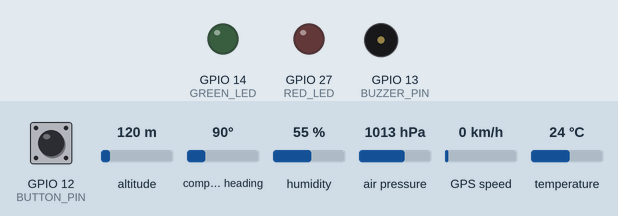
Recording of a sketch running on a simulated ESP32. On the bench: output pins drawn as LEDs (lit = HIGH), buzzer (waves = sounding). Dashed ring = blinking. The test bench sets the inputs (shaded band); at power-on: GPIO 12 (BUTTON_PIN) HIGH, altitude 120 m, compass heading 90°, humidity 55 %, air pressure 1013 hPa, GPS speed 0 km/h, temperature 24 °C. WiFi joins after 1.5 s; servers stay silent unless stated; random numbers use the default seed unless the sketch sets one; the GPS gets a fix after 3 s at 37.7749, -122.4194 with 8 satellites; what the sketch prints to the serial monitor is not drawn.

Above: at 2.7 s.
2.8 s: GPIO 12 (BUTTON_PIN) pulled LOW for 0.15 s
At 3.22 s:
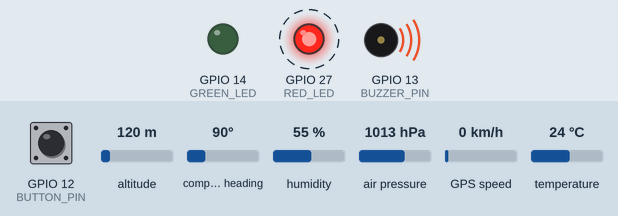
6.3 s: GPIO 12 (BUTTON_PIN) pulled LOW for 1 s
At 6.79 s:
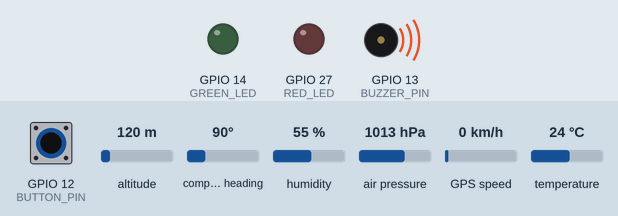
9.8 s: GPIO 12 (BUTTON_PIN) pulled LOW for 3.2 s
At 15.1 s:
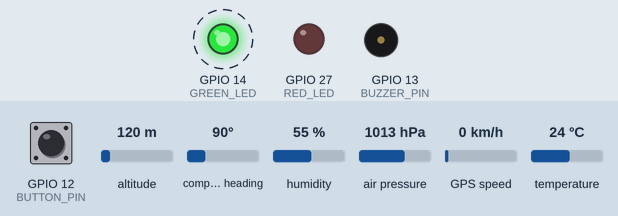
Timing chart, 0 to 20.5 s (numbered marks = the images above; inputs shaded):
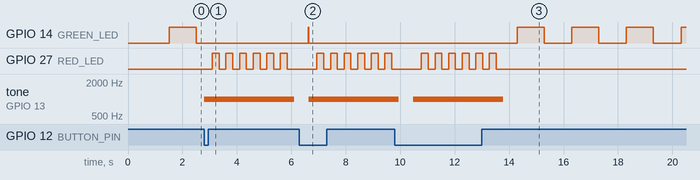

The sketch:

IOT_Soldier_Alert_code.ino
```cpp
#include <WiFi.h>
#include <WiFiClientSecure.h>
#include <DHT.h>
#include <TinyGPS++.h>
#include <UniversalTelegramBot.h>
#include <ArduinoJson.h>
#include <ThingSpeak.h>
#include <Wire.h>
#include <Adafruit_BMP085.h>

// --- USER CONFIGURATION ---
const char* ssid = "Redmi Note 12 5G";
const char* password = "Bittu683";
const char* thingSpeakApiKey = "0GLEOK0LGVNBX8IA";
unsigned long myChannelNumber = 3272768;
const char* botToken = "8562113222:AAHWW8ss07Iq8wyy2H1d3p6RV0KyLq48jR0";
const char* chatId = "6203499767";

// --- PIN DEFINITIONS ---
#define DHTPIN 4
#define DHTTYPE DHT11
#define MQ_PIN 34
#define BUTTON_PIN 12
#define BUZZER_PIN 13
#define GREEN_LED 14
#define RED_LED 27
#define RXD2 16
#define TXD2 17

// --- OBJECTS ---
DHT dht(DHTPIN, DHTTYPE);
TinyGPSPlus gps;
Adafruit_BMP085 bmp;
HardwareSerial neogps(2);
WiFiClient client;
WiFiClientSecure secured_client;
UniversalTelegramBot bot(botToken, secured_client);


int Rates[] = {62, 67, 72, 77, 80, 85, 87, 92, 94, 96, 100, 102};
int totalValues = 12;

unsigned long lastTime = 0;
unsigned long ledTime = 0;
const unsigned long timerDelay = 20000;
bool greenState = LOW;

void sendRescueAlert(float t, float h, int gas, int bpm, float press, float alt) {
  digitalWrite(GREEN_LED, LOW); // Stop green blinking

  // Red LED and Buzzer Alert sequence
  tone(BUZZER_PIN, 1000);

  String msg = "🚨 SOLDIER RESCUE REQUIRED! 🚨\n\n";
  msg += "Temp: " + String(t) + "°C\n";
  msg += "Hum: " + String(h) + "%\n";
  msg += "Air Quality: " + String(gas) + "\n";
  msg += "Heart Rate: " + String(bpm) + " BPM\n";
  msg += "Pressure: " + String(press / 100.0) + " hPa\n";
  msg += "Altitude: " + String(alt) + " m\n";

  if (gps.location.isValid()) {
    msg += "\n📍 Location: https://www.google.com/maps?q=" + String(gps.location.lat(), 6) + "," + String(gps.location.lng(), 6);
  } else {
    msg += "\n📍 Location: Waiting for GPS fix...";
  }

  bot.sendMessage(chatId, msg, "");

  // Blink Red LED during the 3-second alert
  for(int i=0; i<6; i++) {
    digitalWrite(RED_LED, HIGH);
    delay(250);
    digitalWrite(RED_LED, LOW);
    delay(250);
  }

  noTone(BUZZER_PIN);
}

void setup() {
  Serial.begin(115200);
  neogps.begin(9600, SERIAL_8N1, RXD2, TXD2);

  dht.begin();
  Wire.begin();

  if (!bmp.begin()) {
    Serial.println("BMP180 sensor not found!");
  }

  pinMode(BUTTON_PIN, INPUT_PULLUP);
  pinMode(BUZZER_PIN, OUTPUT);
  pinMode(GREEN_LED, OUTPUT);
  pinMode(RED_LED, OUTPUT);

  digitalWrite(BUZZER_PIN, LOW);
  digitalWrite(GREEN_LED, LOW);
  digitalWrite(RED_LED, LOW);

  WiFi.begin(ssid, password);
  secured_client.setInsecure();

  while (WiFi.status() != WL_CONNECTED) {
    delay(500);
    Serial.print(".");
  }
  Serial.println("\nWiFi Connected");

  ThingSpeak.begin(client);
  randomSeed(analogRead(35));
}

void loop() {
  while (neogps.available() > 0) {
    gps.encode(neogps.read());
  }

  // Normal Time: Blink Green LED every 1 second without blocking code
  if (millis() - ledTime > 1000) {
    ledTime = millis();
    greenState = !greenState;
    digitalWrite(GREEN_LED, greenState);
  }

  float currentTemp = dht.readTemperature();
  float currentHum = dht.readHumidity();
  int currentHeartRate = Rates[random(0, totalValues)];
  int currentGas = random(600, 801);
  float currentPressure = bmp.readPressure();
  float currentAltitude = bmp.readAltitude();

  // 1. Manual Alert Trigger (Button)
  if (digitalRead(BUTTON_PIN) == LOW) {
    sendRescueAlert(currentTemp, currentHum, currentGas, currentHeartRate, currentPressure, currentAltitude);
    delay(500);
  }

  // 2. Cloud Update
  if ((millis() - lastTime) > timerDelay) {
    if (WiFi.status() == WL_CONNECTED) {
      ThingSpeak.setField(1, currentTemp);
      ThingSpeak.setField(2, currentHum);
      ThingSpeak.setField(3, (float)currentGas);
      ThingSpeak.setField(4, (float)currentHeartRate);
      ThingSpeak.setField(5, (float)(currentPressure / 100.0));
      ThingSpeak.setField(6, currentAltitude);

      int x = ThingSpeak.writeFields(myChannelNumber, thingSpeakApiKey);

      if(x == 200) {
        Serial.println("ThingSpeak Update Successful.");
      } else {
        Serial.println("ThingSpeak Error: " + String(x));
      }
    }
    lastTime = millis();
  }
}
```

Measured:
- after the input at 2.8 s, GPIO 27 (RED_LED): alternates HIGH for 0.25 s and LOW for 0.25 s, starting after 0.30 s; tone on GPIO 13 (BUZZER_PIN): silent → 1000 Hz at once, → silent 3.3 s later
- after the input at 6.3 s, GPIO 27 (RED_LED): alternates HIGH for 0.25 s and LOW for 0.25 s, starting after 0.64 s; tone on GPIO 13 (BUZZER_PIN): silent → 1000 Hz after 0.34 s
- after the input at 9.8 s, GPIO 27 (RED_LED): alternates HIGH for 0.25 s and LOW for 0.25 s, 12 changes in all, then stays LOW, starting after 0.98 s
- by itself, GPIO 14 (GREEN_LED): alternates HIGH for 1.0 s and LOW for 1.0 s
